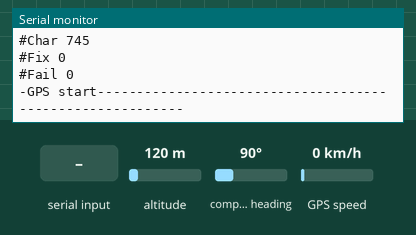
Recording of a sketch running on a simulated Arduino Uno, built with avr-gcc and run on an emulated ATmega328P. On the bench: the last lines printed to the serial monitor. Inputs (shaded band) come from the test bench; at power-on: altitude 120 m, compass heading 90°, GPS speed 0 km/h. The GPS gets a fix after 3 s at 37.7749, -122.4194 with 8 satellites.

Above: at 1.2 s.
1.3 s: altitude set to 20 m
At 1.9 s:
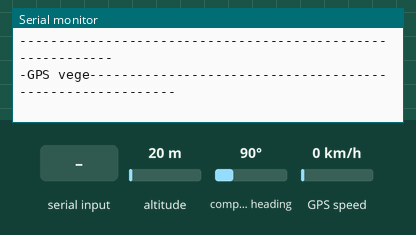
2.8 s: "V" received over Serial
4.3 s: compass heading set to 7°
At 4.32 s:
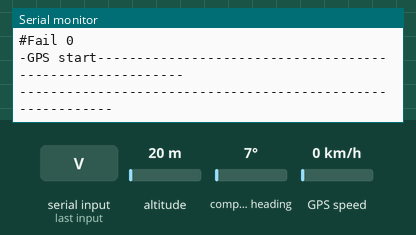
5.8 s: GPS speed set to 30 km/h
At 6.25 s:
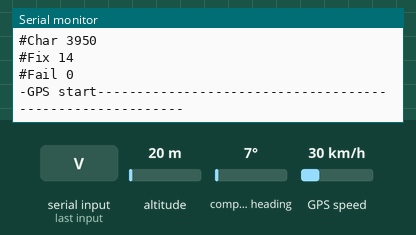
7.3 s: "1" received over Serial
Timing chart, 0 to 9.8 s (numbered marks = the images above; inputs shaded):
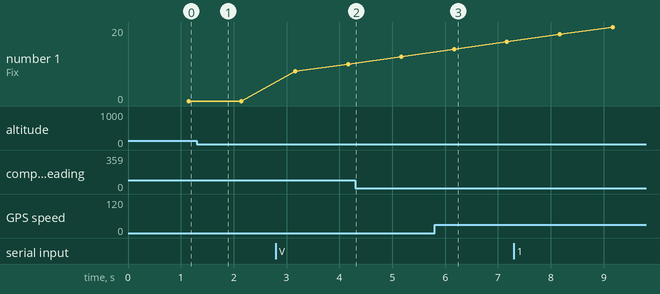

The sketch:

gps_library_custom.ino
```cpp
 #include <TinyGPS++.h>

//--GPS dekralálás----------------------------
String sGpsDate = "";
String sGpsTime = "";
String sGpsLat = "";
String sGpsLon = "";
String sGpsStatus = "";
String sGps3DFix = "";
String sGpsFixQuality = "";
String sGpsSatNum = "";
String sGpsHDOP = "";
String sGpsCOG = "";
String sGpsSOG = "";
String sGpsFailCheksum = "";

long previousMillis = 0;

TinyGPSPlus gps;

TinyGPSCustom gpsTime(gps,        "GPRMC", 1);
TinyGPSCustom gpsStatus(gps,      "GPRMC", 2);  // Active o. Void
TinyGPSCustom gpsLat(gps,         "GPRMC", 3 );
TinyGPSCustom gpsLon(gps,         "GPRMC", 5);
TinyGPSCustom gpsDate(gps,        "GPRMC", 9);

TinyGPSCustom gps3DFix(gps,       "GPGSA", 2); // 1 = no fix, 2 = 2D fix, 3 = 3D fix

TinyGPSCustom gpsFixQuality(gps,  "GPGGA", 6); // 0 = invalid, 1 = GPS fix (SPS), 2 = DGPS fix, 3 = PPS fix, 4 = Real Time Kinematic, 5 = Float RTK, 6 = estimated (dead reckoning), 7 = Manual input mode, 8 = Simulation mode
TinyGPSCustom gpsSatNum(gps,      "GPGGA", 7);
TinyGPSCustom gpsHDOP(gps,        "GPGGA", 8 );

TinyGPSCustom gpsCOG(gps,         "GPVTG", 1);
TinyGPSCustom gpsSOG(gps,         "GPVTG", 5);

void setup()
{
  Serial.begin(9600);
}

void loop()
{

  //Serial.println(fbGPSEncode(1000));
  fbGPSEncode(1000);

}
```

fbGPS.ino
```cpp
boolean fbGPSEncode(unsigned int interval) {

    unsigned long currentMillis = millis();

  if (currentMillis - previousMillis > interval)
  {
    previousMillis = currentMillis;

    sGpsDate = gpsDate.value();
    sGpsDate = sGpsDate.substring(4,6) + sGpsDate.substring(2,4) + sGpsDate.substring(0,2);
    sGpsTime = gpsTime.value();
    sGpsLat = String(gps.location.lat(),6);
    sGpsLon = String(gps.location.lng(),6);
    sGpsStatus = gpsStatus.value();
    sGps3DFix = gps3DFix.value();
    sGpsFixQuality = gpsFixQuality.value();
    sGpsSatNum = gpsSatNum.value();
    sGpsHDOP = gpsHDOP.value();
    sGpsCOG = gpsCOG.value();
    sGpsSOG = gpsSOG.value();


    Serial.print(F(" Date=")); Serial.println(sGpsDate); //Date=040318
    Serial.print(F(" Time=")); Serial.println(sGpsTime); //Time=130257.000
    Serial.print(F(" Lat=")); Serial.println(sGpsLat); //Lat=4728.7030
    Serial.print(F(" Lon=")); Serial.println(sGpsLon); //Lon=01904.1980

    Serial.print(F(" Status=")); Serial.println(sGpsStatus); //A
    Serial.print(F(" 3DFix=")); Serial.println(sGps3DFix); //3DFix=3
    Serial.print(F(" FixQuality=")); Serial.println(sGpsFixQuality); // FixQuality=2
    Serial.print(F(" #SAT=")); Serial.println(sGpsSatNum); // #SAT=08
    Serial.print(F(" HDOP=")); Serial.println(sGpsHDOP); // HDOP=1.10

    Serial.print(F(" COG=")); Serial.println(sGpsCOG); //  COG=25.25
    Serial.print(F(" SOG=")); Serial.println(sGpsSOG); // SOG=0.34

    Serial.print(F("#Char ")); Serial.println(gps.charsProcessed());
    Serial.print(F("#Fix ")); Serial.println(gps.sentencesWithFix());
    Serial.print(F("#Fail ")); Serial.println(sGpsFailCheksum);

    Serial.println("-GPS start----------------------------------------------------------");

    /*Serial.println(gps.location.lat(), 6); // Latitude in degrees (double); 47.478382
    Serial.println(gps.location.lng(), 6); // Longitude in degrees (double); 19.069967
    Serial.println(gps.location.rawLat().negative ? "-" : "+"); // +
    Serial.println(gps.location.rawLng().negative ? "-" : "+"); // +
    Serial.println(gps.date.value()); // Raw date in DDMMYY format (u32); 40318
    Serial.println(gps.date.year()); // Year (2000+) (u16); 2018
    Serial.println(gps.date.month()); // Month (1-12) (u8); 3
    Serial.println(gps.date.day()); // Day (1-31) (u8); 4
    Serial.println(gps.time.value()); // Raw time in HHMMSSCC format (u32); 13025700
    Serial.println(gps.time.hour()); // Hour (0-23) (u8); 13
    Serial.println(gps.time.minute()); // Minute (0-59) (u8); 2
    Serial.println(gps.time.second()); // Second (0-59) (u8); 57
    Serial.println(gps.time.centisecond()); // 100ths of a second (0-99) (u8); 0
    Serial.println(gps.speed.knots()); // Speed in knots (double); 0.28
    Serial.println(gps.course.deg()); // Course in degrees (double); 56.65
    Serial.println(gps.satellites.value()); // Number of satellites in use (u32); 8
    Serial.println(gps.hdop.value()); // Horizontal Dim. of Precision (100ths-i32); 110*/

    Serial.println("-----------------------------------------------------------");

    /*Serial.print(F(" Date=")); Serial.println(gpsDate.value()); //Date=040318
    Serial.print(F(" Time=")); Serial.println(gpsTime.value()); //Time=130257.000
    Serial.print(F(" Lat=")); Serial.println(gpsLat.value()); //Lat=4728.7030
    Serial.print(F(" Lon=")); Serial.println(gpsLon.value()); //Lon=01904.1980

    Serial.print(F(" Status=")); Serial.println(gpsStatus.value()); //A
    Serial.print(F(" 3DFix=")); Serial.println(gps3DFix.value()); //3DFix=3
    Serial.print(F(" FixQuality=")); Serial.println(gpsFixQuality.value()); // FixQuality=2
    Serial.print(F(" #SAT=")); Serial.println(gpsSatNum.value()); // #SAT=08
    Serial.print(F(" HDOP=")); Serial.println(gpsHDOP.value()); // HDOP=1.10

    Serial.print(F(" COG=")); Serial.println(gpsCOG.value()); //  COG=25.25
    Serial.print(F(" SOG=")); Serial.println(gpsSOG.value()); // SOG=0.34

    Serial.print(F("#Char ")); Serial.println(gps.charsProcessed());
    Serial.print(F("#Fix ")); Serial.println(gps.sentencesWithFix());
    Serial.print(F("#Fail ")); Serial.println(gps.failedChecksum());*/

    Serial.println("-GPS vege----------------------------------------------------------");
  };

  sGpsFailCheksum = gps.failedChecksum();

  while (Serial.available() > 0)
  {
    gps.encode(Serial.read());
  };

  if ((sGpsStatus == "V") || (millis() < 2500))
  {
    return LOW;
  };

    return HIGH;
};
```

Measured:
- after the input at 5.8 s, the serial monitor: prints a new line after 0.36 s (image 3)
